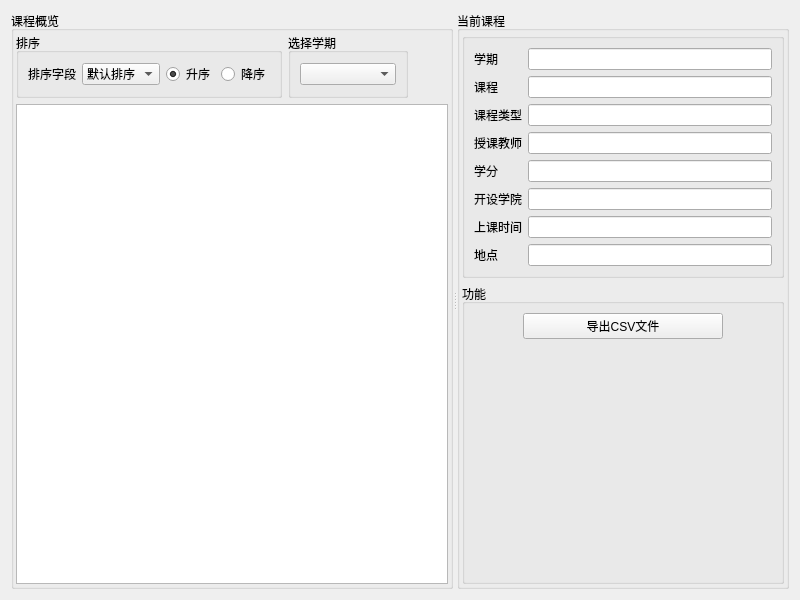
<?xml version="1.0" encoding="UTF-8"?>
<ui version="4.0">
 <class>courseInformation</class>
 <widget class="QWidget" name="courseInformation">
  <property name="geometry">
   <rect>
    <x>0</x>
    <y>0</y>
    <width>800</width>
    <height>600</height>
   </rect>
  </property>
  <property name="windowTitle">
   <string>courseInformation</string>
  </property>
  <layout class="QVBoxLayout" name="verticalLayout">
   <item>
    <widget class="QSplitter" name="splitter">
     <property name="orientation">
      <enum>Qt::Horizontal</enum>
     </property>
     <widget class="QGroupBox" name="groupBox_6">
      <property name="title">
       <string>课程概览</string>
      </property>
      <layout class="QVBoxLayout" name="verticalLayout_4">
       <property name="leftMargin">
        <number>2</number>
       </property>
       <property name="topMargin">
        <number>2</number>
       </property>
       <property name="rightMargin">
        <number>2</number>
       </property>
       <property name="bottomMargin">
        <number>2</number>
       </property>
       <item>
        <layout class="QHBoxLayout" name="horizontalLayout_4">
         <item>
          <widget class="QGroupBox" name="groupBoxSort">
           <property name="enabled">
            <bool>true</bool>
           </property>
           <property name="title">
            <string>排序</string>
           </property>
           <layout class="QHBoxLayout" name="horizontalLayout_2">
            <item>
             <widget class="QLabel" name="label_14">
              <property name="text">
               <string>排序字段</string>
              </property>
             </widget>
            </item>
            <item>
             <widget class="QComboBox" name="comboFields">
              <property name="currentText">
               <string>默认排序</string>
              </property>
              <item>
               <property name="text">
                <string>默认排序</string>
               </property>
              </item>
              <item>
               <property name="text">
                <string>学分</string>
               </property>
              </item>
             </widget>
            </item>
            <item>
             <widget class="QRadioButton" name="radioBtnAscend">
              <property name="text">
               <string>升序</string>
              </property>
              <property name="checked">
               <bool>true</bool>
              </property>
             </widget>
            </item>
            <item>
             <widget class="QRadioButton" name="radioBtnDescend">
              <property name="text">
               <string>降序</string>
              </property>
             </widget>
            </item>
           </layout>
          </widget>
         </item>
         <item>
          <widget class="QGroupBox" name="groupBoxSort_2">
           <property name="enabled">
            <bool>true</bool>
           </property>
           <property name="sizePolicy">
            <sizepolicy hsizetype="Preferred" vsizetype="Preferred">
             <horstretch>1</horstretch>
             <verstretch>0</verstretch>
            </sizepolicy>
           </property>
           <property name="title">
            <string>选择学期</string>
           </property>
           <layout class="QHBoxLayout" name="horizontalLayout_6">
            <item>
             <widget class="QComboBox" name="termSelection">
              <property name="currentText">
               <string/>
              </property>
             </widget>
            </item>
           </layout>
          </widget>
         </item>
         <item>
          <spacer name="horizontalSpacer">
           <property name="orientation">
            <enum>Qt::Horizontal</enum>
           </property>
           <property name="sizeHint" stdset="0">
            <size>
             <width>40</width>
             <height>20</height>
            </size>
           </property>
          </spacer>
         </item>
        </layout>
       </item>
       <item>
        <widget class="QTableView" name="tableView">
         <property name="styleSheet">
          <string notr="true">alternate-background-color: rgb(211, 249, 248);</string>
         </property>
         <property name="editTriggers">
          <set>QAbstractItemView::NoEditTriggers</set>
         </property>
         <property name="alternatingRowColors">
          <bool>true</bool>
         </property>
         <property name="sortingEnabled">
          <bool>false</bool>
         </property>
         <attribute name="horizontalHeaderCascadingSectionResizes">
          <bool>false</bool>
         </attribute>
         <attribute name="horizontalHeaderDefaultSectionSize">
          <number>80</number>
         </attribute>
         <attribute name="horizontalHeaderHighlightSections">
          <bool>false</bool>
         </attribute>
         <attribute name="horizontalHeaderShowSortIndicator" stdset="0">
          <bool>false</bool>
         </attribute>
         <attribute name="horizontalHeaderStretchLastSection">
          <bool>true</bool>
         </attribute>
         <attribute name="verticalHeaderDefaultSectionSize">
          <number>25</number>
         </attribute>
        </widget>
       </item>
      </layout>
     </widget>
     <widget class="QGroupBox" name="groupBox">
      <property name="title">
       <string>当前课程</string>
      </property>
      <layout class="QVBoxLayout" name="verticalLayout_3">
       <property name="leftMargin">
        <number>2</number>
       </property>
       <property name="topMargin">
        <number>2</number>
       </property>
       <property name="rightMargin">
        <number>2</number>
       </property>
       <property name="bottomMargin">
        <number>2</number>
       </property>
       <item>
        <layout class="QHBoxLayout" name="horizontalLayout">
         <item>
          <widget class="QGroupBox" name="groupBox_5">
           <property name="title">
            <string/>
           </property>
           <layout class="QFormLayout" name="formLayout">
            <item row="0" column="0">
             <widget class="QLabel" name="label_8">
              <property name="text">
               <string>学期</string>
              </property>
              <property name="buddy">
               <cstring>courseName</cstring>
              </property>
             </widget>
            </item>
            <item row="0" column="1">
             <widget class="QLineEdit" name="term">
              <property name="readOnly">
               <bool>true</bool>
              </property>
             </widget>
            </item>
            <item row="1" column="0">
             <widget class="QLabel" name="label_2">
              <property name="text">
               <string>课程</string>
              </property>
              <property name="buddy">
               <cstring>courseName</cstring>
              </property>
             </widget>
            </item>
            <item row="1" column="1">
             <widget class="QLineEdit" name="courseName">
              <property name="readOnly">
               <bool>true</bool>
              </property>
             </widget>
            </item>
            <item row="2" column="0">
             <widget class="QLabel" name="label_9">
              <property name="text">
               <string>课程类型</string>
              </property>
              <property name="buddy">
               <cstring>courseName</cstring>
              </property>
             </widget>
            </item>
            <item row="2" column="1">
             <widget class="QLineEdit" name="courseType">
              <property name="readOnly">
               <bool>true</bool>
              </property>
             </widget>
            </item>
            <item row="3" column="0">
             <widget class="QLabel" name="label_3">
              <property name="text">
               <string>授课教师</string>
              </property>
              <property name="buddy">
               <cstring>courseName</cstring>
              </property>
             </widget>
            </item>
            <item row="3" column="1">
             <widget class="QLineEdit" name="teacherName">
              <property name="readOnly">
               <bool>true</bool>
              </property>
             </widget>
            </item>
            <item row="4" column="0">
             <widget class="QLabel" name="label_5">
              <property name="text">
               <string>学分</string>
              </property>
              <property name="buddy">
               <cstring>courseName</cstring>
              </property>
             </widget>
            </item>
            <item row="4" column="1">
             <widget class="QLineEdit" name="point">
              <property name="readOnly">
               <bool>true</bool>
              </property>
             </widget>
            </item>
            <item row="5" column="0">
             <widget class="QLabel" name="label_6">
              <property name="text">
               <string>开设学院</string>
              </property>
              <property name="buddy">
               <cstring>courseName</cstring>
              </property>
             </widget>
            </item>
            <item row="5" column="1">
             <widget class="QLineEdit" name="schoolName">
              <property name="readOnly">
               <bool>true</bool>
              </property>
             </widget>
            </item>
            <item row="6" column="0">
             <widget class="QLabel" name="label_4">
              <property name="text">
               <string>上课时间</string>
              </property>
              <property name="buddy">
               <cstring>courseName</cstring>
              </property>
             </widget>
            </item>
            <item row="6" column="1">
             <widget class="QLineEdit" name="classTime">
              <property name="readOnly">
               <bool>true</bool>
              </property>
             </widget>
            </item>
            <item row="7" column="0">
             <widget class="QLabel" name="label_7">
              <property name="text">
               <string>地点</string>
              </property>
              <property name="buddy">
               <cstring>courseName</cstring>
              </property>
             </widget>
            </item>
            <item row="7" column="1">
             <widget class="QLineEdit" name="place">
              <property name="readOnly">
               <bool>true</bool>
              </property>
             </widget>
            </item>
           </layout>
          </widget>
         </item>
        </layout>
       </item>
       <item>
        <widget class="QGroupBox" name="toolgroup">
         <property name="enabled">
          <bool>true</bool>
         </property>
         <property name="title">
          <string>功能</string>
         </property>
         <property name="flat">
          <bool>true</bool>
         </property>
         <layout class="QGridLayout" name="gridLayout_2">
          <item row="0" column="2">
           <spacer name="horizontalSpacer_4">
            <property name="orientation">
             <enum>Qt::Horizontal</enum>
            </property>
            <property name="sizeHint" stdset="0">
             <size>
              <width>40</width>
              <height>20</height>
             </size>
            </property>
           </spacer>
          </item>
          <item row="0" column="0">
           <spacer name="horizontalSpacer_5">
            <property name="orientation">
             <enum>Qt::Horizontal</enum>
            </property>
            <property name="sizeHint" stdset="0">
             <size>
              <width>40</width>
              <height>20</height>
             </size>
            </property>
           </spacer>
          </item>
          <item row="0" column="1">
           <widget class="QPushButton" name="exportBtn_2">
            <property name="enabled">
             <bool>true</bool>
            </property>
            <property name="sizePolicy">
             <sizepolicy hsizetype="Fixed" vsizetype="Fixed">
              <horstretch>0</horstretch>
              <verstretch>0</verstretch>
             </sizepolicy>
            </property>
            <property name="minimumSize">
             <size>
              <width>200</width>
              <height>20</height>
             </size>
            </property>
            <property name="text">
             <string>导出CSV文件</string>
            </property>
           </widget>
          </item>
          <item row="1" column="1">
           <spacer name="verticalSpacer_2">
            <property name="orientation">
             <enum>Qt::Vertical</enum>
            </property>
            <property name="sizeHint" stdset="0">
             <size>
              <width>20</width>
              <height>40</height>
             </size>
            </property>
           </spacer>
          </item>
         </layout>
        </widget>
       </item>
      </layout>
     </widget>
    </widget>
   </item>
  </layout>
 </widget>
 <resources/>
 <connections/>
</ui>
